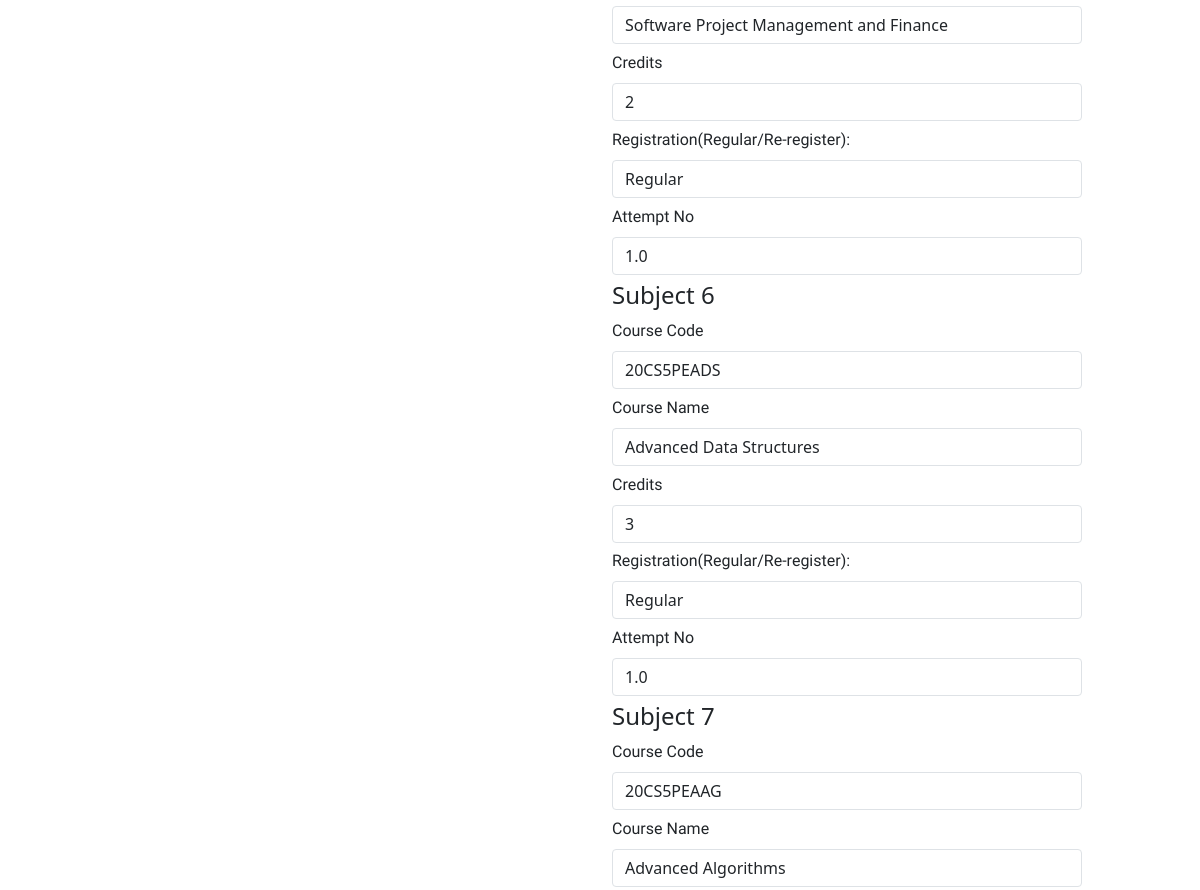
The page /student/courses/edit/ (signed in, middle part) on the database as committed earlier.
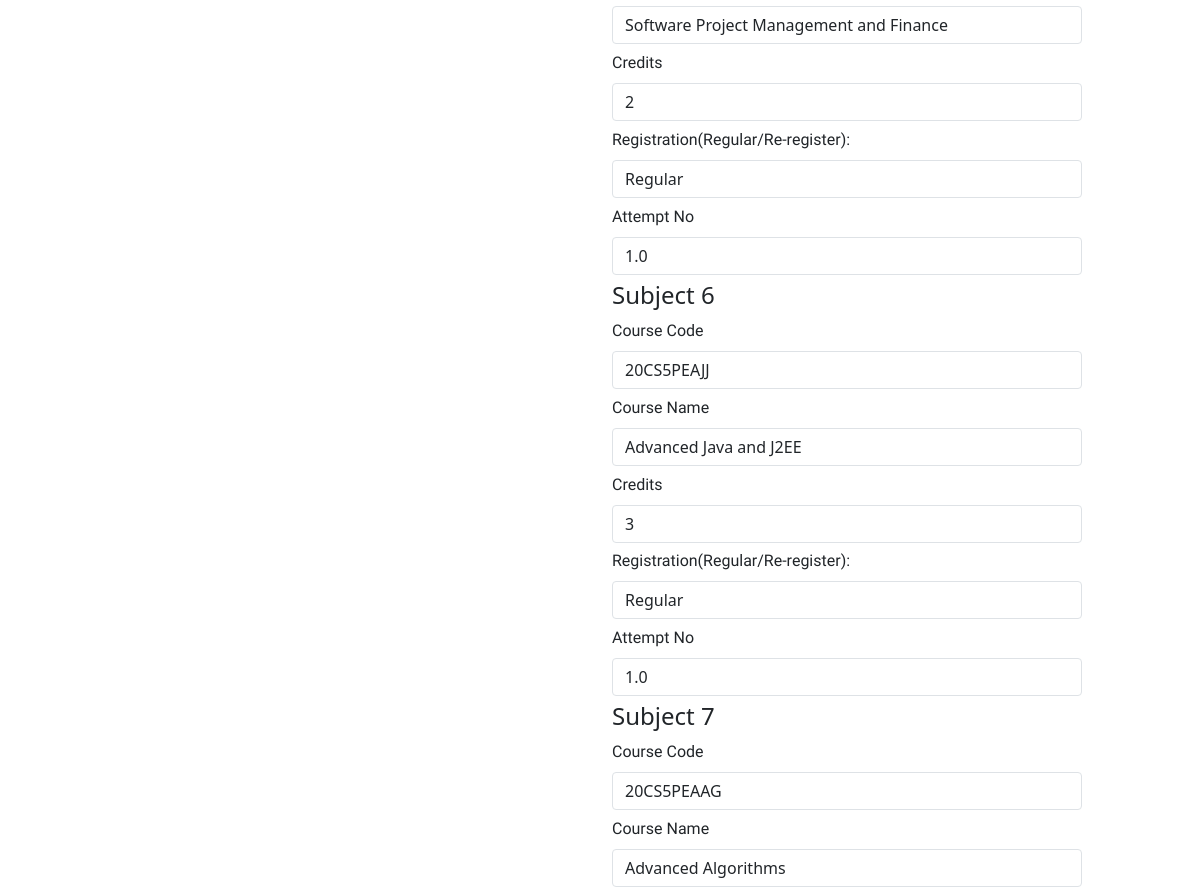
The same page on the database as committed later.
### student_dashboard/models.py (models this page shows)
class Sem(models.Model):
    USN=models.CharField(max_length=10)
    sem=models.IntegerField()
    courseName=models.TextField()
    courseCode=models.TextField() #can be changed to charfield
    credit=models.TextField()
    registration=models.TextField() #regular or re registered
    attemptNumber=models.FloatField(blank=True, null=True)
    attendance=models.FloatField(blank=True, null=True)
    CIE=models.FloatField(blank=True, null=True)
    SEE=models.FloatField(max_length=1, blank=True, null=True)
    GradePoints=models.FloatField(blank=True, null=True)

### student_dashboard/views.py (the view, shortened to what this page needs)
# urls.py: path('/courses/edit/', views.editCourseDetails, name='edit'),
@login_required
def editCourseDetails(request):
    student=Student.objects.get(email=request.user.email)
    courses=Sem.objects.filter(USN=student.USN, sem=student.current_sem)
    o=courses.count()
    context={'courses': courses}
    return render(request, 'student_dashboard/course_edit_form.html', context)

### templates/student_dashboard/course_edit_form.html (shortened to what this page needs)
{% extends '../base.html' %}
{% load static %}
{% block content %}
{% if count == 0 %}
<div class="center" style="padding: 10%;">
    <div class="container" style="background-color: #c0daf1; padding: 5%; border: 1px solid #205d92; border-radius: 25px;">
        <h4 style="color: #205d92; font-family: 'Sono', sans-serif">No Requests for Now!! In case you think its a mistake, please contact your proctor..
        </h4>
    </div>
</div>
{% else %}
<div class="row">
    <div class="col">
    </div>
    <div class="col">
        <form method="post" action="{% url 'student:edit' %}">
            {% for i in courses %}
            <h4>Subject {{forloop.counter}}</h4>
            <div class="position" style="margin-bottom: 1%; width: 80%;">
                  <label for="exampleInputCode" class="form-label text">Course Code</label><br>
                  <input class="form-control border" name='code{{forloop.counter}}' value='{{i.courseCode}}' type="text" id="exampleInputEmail1" aria-describedby="emailHelp" placeholder="Enter Course Code">
              </div>
              <div class="position" style="margin-bottom: 1%; width: 80%;">
                <label for="exampleInputName" class="form-label text">Course Name</label><br>
                <input class="form-control border" name='name{{forloop.counter}}' value='{{i.courseName}}' type="text" id="exampleInputEmail1" aria-describedby="emailHelp" placeholder="Enter Course Name">
            </div>
            <div class="position" style="margin-bottom: 1%; width: 80%;">
                <label for="exampleInputCredit" class="form-label text">Credits</label><br>
                <input class="form-control border" name='credits{{forloop.counter}}' value='{{i.credit}}' type="number" id="exampleInputEmail1" aria-describedby="emailHelp" placeholder="Enter Credits">
            </div>
            <div class="position" style="margin-bottom: 1%; width: 80%;">
                <label for="exampleInputReg" class="form-label text">Registration(Regular/Re-register):</label><br>
                <input class="form-control border" name='reg{{forloop.counter}}' value='{{i.registration}}' type="text" id="exampleInputEmail1" aria-describedby="emailHelp" placeholder="Enter Registration Type">
            </div>
            <div class="position" style="margin-bottom: 1%; width: 80%;">
                <label for="exampleInputAtempt" class="form-label text">Attempt No</label><br>
                <input class="form-control border" name='attempt{{forloop.counter}}' value='{{i.attemptNumber}}' type="number" id="exampleInputEmail1" aria-describedby="emailHelp" placeholder="Enter Attempt Number">
            </div>
            {% endfor %}
          </form>
    </div>
</div>
{% endif %}
{% endblock content %}

### templates/base.html (shortened to what this page needs)
{% load static %}
<!DOCTYPE html>
<html>
    <head>
        <link rel="stylesheet" href="{% static 'style.css' %}">
        <link href="https://cdn.jsdelivr.net/npm/bootstrap@5.0.2/dist/css/bootstrap.min.css" rel="stylesheet">
    </head>
    <body>
        {% block content %}
        {% endblock %}
    </body>
</html>

### templates/navbar.html (shortened to what this page needs)
{% load static %}

### assets/style.css (style rules this page uses)
.text { font-family: 'Sono', sans-serif; }
body { overflow-x: hidden; }

Rows that differ between the two databases and show on the page:
changed Sem: courseCode "20CS5PEADS" → "20CS5PEAJJ"; courseName "Advanced Data Structures" → "Advanced Java and J2EE"
